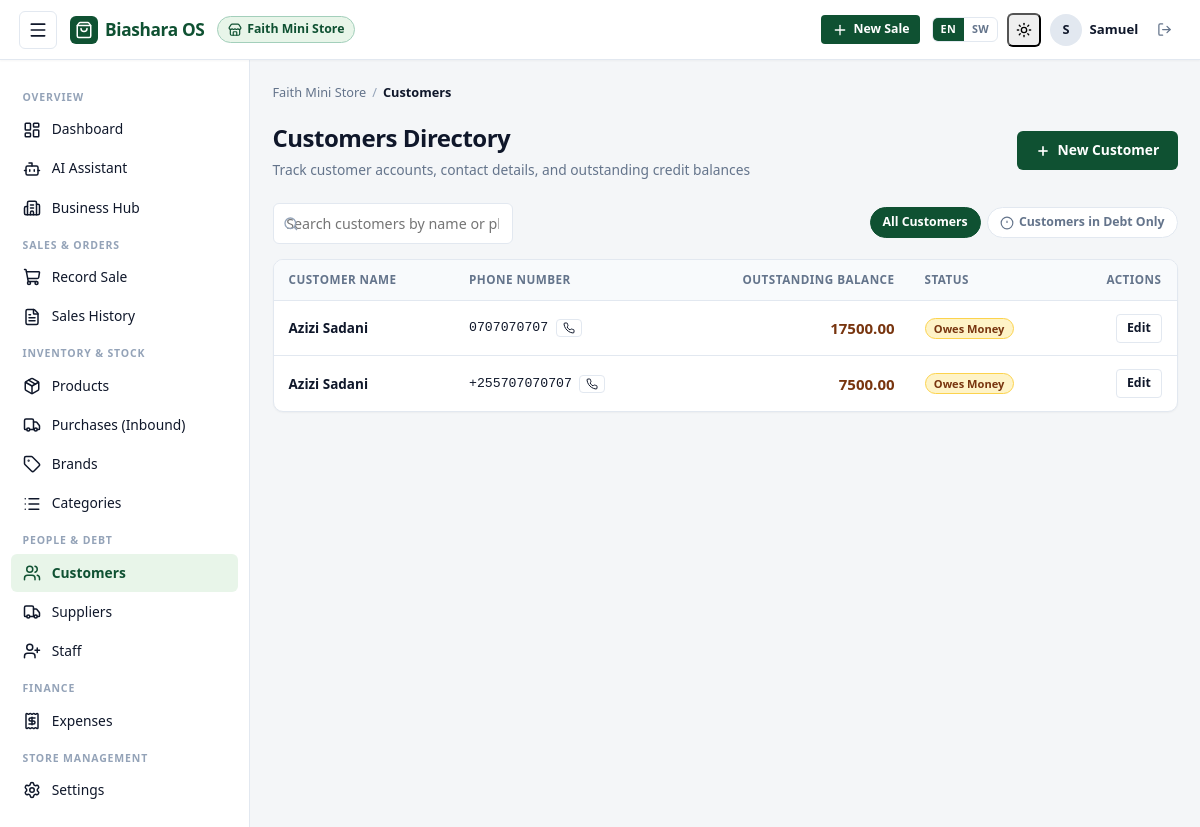
/2/customers/ (signed in), run on the app's committed database.
### BusinessOs/models.py (models this page shows, shortened)
class Business(models.Model):
    owner = models.ForeignKey(
        settings.AUTH_USER_MODEL,
        on_delete=models.CASCADE,
        related_name="businesses",
    )
    name = models.CharField(max_length=150)
    location = models.CharField(max_length=200, blank=True)
    phone = models.CharField(max_length=20, blank=True)
    created_at = models.DateTimeField(auto_now_add=True)
    class Meta:
        ordering = ["-created_at"]
    def can_record_sales(self, user):
        if user == self.owner:
            return True
        return self.staff.filter(user=user).exists()

class Customer(models.Model):
    business = models.ForeignKey(Business, on_delete=models.CASCADE, related_name="customers")
    name = models.CharField(max_length=150)
    phone = models.CharField(max_length=20, blank=True, null=True)
    created_at = models.DateTimeField(auto_now_add=True)
    class Meta:
        unique_together = ("business", "phone")
        ordering = ["name"]
    @property
    def balance_owed(self):
        revenue = SaleItem.objects.filter(sale__customer=self).aggregate(
            total=Sum(ExpressionWrapper(F("unit_price") * F("quantity"), output_field=MONEY))
        )["total"] or ZERO
        paid = Payment.objects.filter(sale__customer=self).aggregate(total=Sum("amount"))["total"] or ZERO
        return revenue - paid

### BusinessOs/views.py (the view)
# urls.py: path("<int:business_id>/customers/", views.CustomerListView.as_view(), name="customer_list"),
class CustomerListView(BusinessAccessMixin, ListView):
    template_name = "sales/customer_list.html"
    context_object_name = "customers"
    def get_queryset(self):
        qs = self.business.customers.all()
        if self.request.GET.get("filter") == "debt":
            return self.business.customers_in_debt()
        return qs
    def get_context_data(self, **kwargs):
        ctx = super().get_context_data(**kwargs)
        ctx["debt_filter_active"] = self.request.GET.get("filter") == "debt"
        return ctx

### BusinessOs/context_processors.py (called while the page is built)
def biashara_i18n(request):
    lang = request.session.get("biashara_lang") or request.session.get("_language")
    if not lang:
        lang = request.COOKIES.get("biashara_lang") or request.COOKIES.get("django_language")
    if not lang:
        lang = translation.get_language() or "en"
    if lang.startswith("sw"):
        lang = "sw"
    else:
        lang = "en"
    return {
        "current_lang": lang,
        "is_swahili": (lang == "sw"),
        "translations_sw_json": json.dumps(TRANSLATIONS_SW) if lang == "sw" else "{}",
    }

### BusinessOs/views.py (called while the page is built)
    def dispatch(self, request, *args, **kwargs):
        self.business = get_object_or_404(Business, pk=kwargs["business_id"])
        if not self.business.can_record_sales(request.user):
            raise PermissionDenied("You are not authorized for this business.")
        return super().dispatch(request, *args, **kwargs)

    def get_context_data(self, **kwargs):
        ctx = super().get_context_data(**kwargs)
        ctx["business"] = self.business
        return ctx

### BusinessOs/templates/sales/customer_list.html (shortened to what this page needs)
{% extends "sales/base.html" %}
{% block crumb %}Customers{% endblock %}
{% block content %}
<div class="page-header">
  <div class="page-title-group">
    <h1>Customers Directory</h1>
    <p>Track customer accounts, contact details, and outstanding credit balances</p>
  </div>
  <div class="page-actions">
    <a href="{% url 'customer_create' business.id %}" class="btn btn-primary">
      <svg width="16" height="16" viewBox="0 0 24 24" fill="none" stroke="currentColor" stroke-width="2.5"><line x1="12" y1="5" x2="12" y2="19"></line><line x1="5" y1="12" x2="19" y2="12"></line></svg>
      New Customer
    </a>
  </div>
</div>
<div class="filter-bar">
  <div class="search-input-wrapper">
    <input type="text" class="search-input" placeholder="Search customers by name or phone..." data-target="#customers-table tbody tr">
  </div>
  <div class="filter-pills">
    <a href="{% url 'customer_list' business.id %}" class="pill-link {% if not debt_filter_active %}active{% endif %}">
      All Customers
    </a>
    <a href="?filter=debt" class="pill-link {% if debt_filter_active %}active{% endif %}" style="{% if debt_filter_active %}background:var(--color-warning); border-color:var(--color-warning);{% endif %}">
      <svg width="14" height="14" viewBox="0 0 24 24" fill="none" stroke="currentColor" stroke-width="2"><circle cx="12" cy="12" r="10"></circle><line x1="12" y1="8" x2="12" y2="12"></line><line x1="12" y1="16" x2="12.01" y2="16"></line></svg>
      Customers in Debt Only
    </a>
  </div>
</div>
{% if customers %}
<div class="table-container">
  <table class="data-table" id="customers-table">
    <thead>
      <tr>
        <th>Customer Name</th>
        <th>Phone Number</th>
        <th class="table-num">Outstanding Balance</th>
        <th>Status</th>
        <th style="text-align:right;">Actions</th>
      </tr>
    </thead>
    <tbody>
      {% for customer in customers %}
      <tr>
        <td>
          <strong>{{ customer.name }}</strong>
        </td>
        <td>
          {% if customer.phone %}
          <div style="display:flex; align-items:center; gap:0.5rem;">
            <span style="font-family:var(--font-mono); font-size:0.88rem;">{{ customer.phone }}</span>
            <a href="tel:{{ customer.phone }}" class="btn btn-secondary btn-sm" title="Call customer" style="padding:2px 6px;">
            </a>
          </div>
          {% else %}
          <span style="color:var(--color-text-light); font-size:0.85rem;">None</span>
          {% endif %}
        </td>
        <td class="table-num">
          {% if customer.balance_owed > 0 %}
          <strong style="color:var(--color-warning-text); font-size:1rem;">{{ customer.balance_owed|floatformat:2 }}</strong>
          {% else %}
          <span style="color:var(--color-success); font-weight:600;">0.00</span>
          {% endif %}
        </td>
        <td>
          {% if customer.balance_owed > 0 %}
          <span class="badge badge-warning">Owes Money</span>
          {% else %}
          <span class="badge badge-success">Clear</span>
          {% endif %}
        </td>
        <td style="text-align:right;">
          <a href="{% url 'customer_update' business.id customer.id %}" class="btn btn-secondary btn-sm">
            Edit
          </a>
        </td>
      </tr>
      {% endfor %}
    </tbody>
  </table>
</div>
{% endif %}
{% endblock %}

### BusinessOs/templates/sales/base.html (shortened to what this page needs)
{% load static %}<!DOCTYPE html>
<html lang="{{ current_lang|default:'en' }}" x-data="{ sidebarOpen: false }" :class="{ 'sidebar-mobile-open': sidebarOpen }">
<head>
  <link rel="stylesheet" href="{% static 'sales/css/style.css' %}?v=3.1">
</head>
<body>
<div class="app-wrapper">
  <header class="topbar">
    <div class="topbar-inner">
      <div class="topbar-left">
        {% if business %}
        <button type="button" class="menu-toggle-btn" @click="sidebarOpen = !sidebarOpen" aria-label="Toggle navigation drawer">
          <i data-lucide="menu" style="width:20px;height:20px;"></i>
        </button>
        {% endif %}
        <a href="{% url 'business_list' %}" class="brand-badge">
          <div class="brand-icon">
            <i data-lucide="shopping-bag" style="width:18px;height:18px;"></i>
          </div>
          <span class="brand-title">Biashara OS</span>
        </a>
        {% if business %}
        <a href="{% url 'business_detail' business.id %}" class="business-tag" title="{{ business.name }}">
          <i data-lucide="store" style="width:14px;height:14px;flex-shrink:0;"></i>
          <span>{{ business.name }}</span>
        </a>
        {% endif %}
      </div>
      <div class="topbar-right">
        {% if business %}
        <a href="{% url 'record_sale' business.id %}" class="btn btn-primary btn-sm desktop-only-btn" style="display:inline-flex;align-items:center;gap:0.4rem;">
          <i data-lucide="plus" style="width:16px;height:16px;"></i>
          <span>{% if is_swahili %}Mauzo Mapya{% else %}New Sale{% endif %}</span>
        </a>
        {% endif %}
        {% if user.is_authenticated %}
        <div class="topbar-user-group">
          <div class="lang-switcher">
            <a href="{% url 'set_language' %}?lang=en"
               class="lang-btn {% if current_lang != 'sw' %}lang-btn--active{% endif %}"
               title="English">EN</a>
            <a href="{% url 'set_language' %}?lang=sw"
               class="lang-btn {% if current_lang == 'sw' %}lang-btn--active{% endif %}"
               title="Kiswahili">SW</a>
          </div>
          <button type="button" class="theme-toggle-btn icon-btn" title="Toggle dark / light mode"
                  onclick="toggleTheme()">
            <i data-lucide="sun" class="theme-icon-light" style="width:16px;height:16px;"></i>
          </button>
          <div class="user-badge" title="{{ user.get_full_name|default:user.username }}">
            <div class="user-avatar">{{ user.username|slice:":1"|upper }}</div>
            <span class="user-name">{{ user.username }}</span>
          </div>
          <form method="post" action="{% url 'logout' %}" style="margin:0;">
            <button type="submit" class="btn btn-ghost btn-sm icon-btn" title="{% if is_swahili %}Toka{% else %}Sign out{% endif %}">
              <i data-lucide="log-out" style="width:15px;height:15px;"></i>
            </button>
          </form>
        </div>
        {% endif %}
      </div>
    </div>
  </header>
  <div class="app-container">
    {% if business %}
    <aside class="app-sidebar" :class="{ 'drawer-open': sidebarOpen }">
      <div class="sidebar-scroll">
        <div class="nav-section-title">{% if is_swahili %}Muhtasari{% else %}Overview{% endif %}</div>
        <ul class="sidebar-nav">
          <li class="nav-item {% if request.resolver_match.url_name == 'business_dashboard' %}active{% endif %}">
            <a href="{% url 'business_dashboard' business.id %}">
              <i data-lucide="layout-dashboard"></i>
              {% if is_swahili %}Dashibodi{% else %}Dashboard{% endif %}
            </a>
          </li>
          <li class="nav-item {% if 'assistant' in request.path %}active{% endif %}">
            <a href="{% url 'assistant:chat_page' business.id %}">
              <i data-lucide="bot"></i>
              {% if is_swahili %}Msaidizi wa AI{% else %}AI Assistant{% endif %}
            </a>
          </li>
          <li class="nav-item {% if request.resolver_match.url_name == 'business_detail' or request.resolver_match.url_name == 'business_update' %}active{% endif %}">
            <a href="{% url 'business_detail' business.id %}">
              <i data-lucide="building-2"></i>
              {% if is_swahili %}Kituo cha Biashara{% else %}Business Hub{% endif %}
            </a>
          </li>
        </ul>
        <div class="nav-section-title">{% if is_swahili %}Mauzo na Maagizo{% else %}Sales &amp; Orders{% endif %}</div>
        <ul class="sidebar-nav">
          <li class="nav-item {% if request.resolver_match.url_name == 'record_sale' %}active{% endif %}">
            <a href="{% url 'record_sale' business.id %}">
              <i data-lucide="shopping-cart"></i>
              {% if is_swahili %}Rekodi Mauzo{% else %}Record Sale{% endif %}
            </a>
          </li>
          <li class="nav-item {% if request.resolver_match.url_name == 'sale_list' or request.resolver_match.url_name == 'sale_detail' %}active{% endif %}">
            <a href="{% url 'sale_list' business.id %}">
              <i data-lucide="file-text"></i>
              {% if is_swahili %}Historia ya Mauzo{% else %}Sales History{% endif %}
            </a>
          </li>
        </ul>
        <div class="nav-section-title">{% if is_swahili %}Bidhaa na Stoo{% else %}Inventory &amp; Stock{% endif %}</div>
        <ul class="sidebar-nav">
          <li class="nav-item ">
            <a href="{% url 'product_list' business.id %}">
              <i data-lucide="package"></i>
              {% if is_swahili %}Bidhaa{% else %}Products{% endif %}
            </a>
          </li>
          <li class="nav-item {% if request.resolver_match.url_name == 'purchase_list' or request.resolver_match.url_name == 'record_purchase' or request.resolver_match.url_name == 'purchase_detail' %}active{% endif %}">
            <a href="{% url 'purchase_list' business.id %}">
              <i data-lucide="truck"></i>
              {% if is_swahili %}Ununuzi wa Bidhaa{% else %}Purchases (Inbound){% endif %}
            </a>
          </li>
          <li class="nav-item {% if request.resolver_match.url_name == 'brand_list' or request.resolver_match.url_name == 'brand_create' %}active{% endif %}">
            <a href="{% url 'brand_list' business.id %}">
              <i data-lucide="tag"></i>
              {% if is_swahili %}Chapa{% else %}Brands{% endif %}
            </a>
          </li>
          <li class="nav-item {% if request.resolver_match.url_name == 'category_list' or request.resolver_match.url_name == 'category_create' %}active{% endif %}">
            <a href="{% url 'category_list' business.id %}">
              <i data-lucide="list"></i>
              {% if is_swahili %}Makundi{% else %}Categories{% endif %}
            </a>
          </li>
        </ul>
        <div class="nav-section-title">{% if is_swahili %}Watu na Madeni{% else %}People &amp; Debt{% endif %}</div>
        <ul class="sidebar-nav">
          <li class="nav-item {% if request.resolver_match.url_name == 'customer_list' or request.resolver_match.url_name == 'customer_create' or request.resolver_match.url_name == 'customer_update' %}active{% endif %}">
            <a href="{% url 'customer_list' business.id %}">
              <i data-lucide="users"></i>
              {% if is_swahili %}Wateja{% else %}Customers{% endif %}
            </a>
          </li>
          <li class="nav-item {% if request.resolver_match.url_name == 'supplier_list' or request.resolver_match.url_name == 'supplier_create' or request.resolver_match.url_name == 'supplier_update' %}active{% endif %}">
            <a href="{% url 'supplier_list' business.id %}">
              <i data-lucide="truck"></i>
              {% if is_swahili %}Wasambazaji{% else %}Suppliers{% endif %}
            </a>
          </li>
          {% if business.owner_id == request.user.id %}
          <li class="nav-item {% if request.resolver_match.url_name == 'staff_list' or request.resolver_match.url_name == 'staff_create' %}active{% endif %}">
            <a href="{% url 'staff_list' business.id %}">
              <i data-lucide="user-plus"></i>
              {% if is_swahili %}Wafanyakazi{% else %}Staff{% endif %}
            </a>
          </li>
          {% endif %}
        </ul>
        <div class="nav-section-title">{% if is_swahili %}Fedha na Hesabu{% else %}Finance{% endif %}</div>
        <ul class="sidebar-nav">
          <li class="nav-item {% if request.resolver_match.url_name == 'expense_list' or request.resolver_match.url_name == 'expense_create' or request.resolver_match.url_name == 'expense_update' %}active{% endif %}">
            <a href="{% url 'expense_list' business.id %}">
              <i data-lucide="receipt"></i>
              {% if is_swahili %}Matumizi{% else %}Expenses{% endif %}
            </a>
          </li>
        </ul>
        <div class="nav-section-title">{% if is_swahili %}Usimamizi wa Duka{% else %}Store Management{% endif %}</div>
        <ul class="sidebar-nav">
          <li class="nav-item {% if request.resolver_match.url_name == 'business_settings' %}active{% endif %}">
            <a href="{% url 'business_settings' business.id %}">
              <i data-lucide="settings"></i>
              {% if is_swahili %}Mipangilio{% else %}Settings{% endif %}
            </a>
          </li>
        </ul>
      </div>
    </aside>
    {% endif %}
    <main class="app-main">
      {% if business %}
      <nav class="breadcrumb-trail" aria-label="Breadcrumb">
        <a href="{% url 'business_dashboard' business.id %}">{{ business.name }}</a>
        <span class="breadcrumb-sep">/</span>
        <span class="breadcrumb-current">{% block crumb %}Overview{% endblock %}</span>
      </nav>
      {% endif %}
      {% block content %}{% endblock %}
    </main>
  </div>
</div>
</body>
</html>

### data on the page
Business: name "Faith Mini Store"
Customer: name "Azizi Sadani", phone "0707070707", balance_owed "17500.00", shows "Owes Money"
Customer: name "Azizi Sadani", phone "+255707070707", balance_owed "7500.00", shows "Owes Money"

### other printed values
{{ user.username|slice:":1"|upper }} "S"
{{ user.username }} "Samuel"
